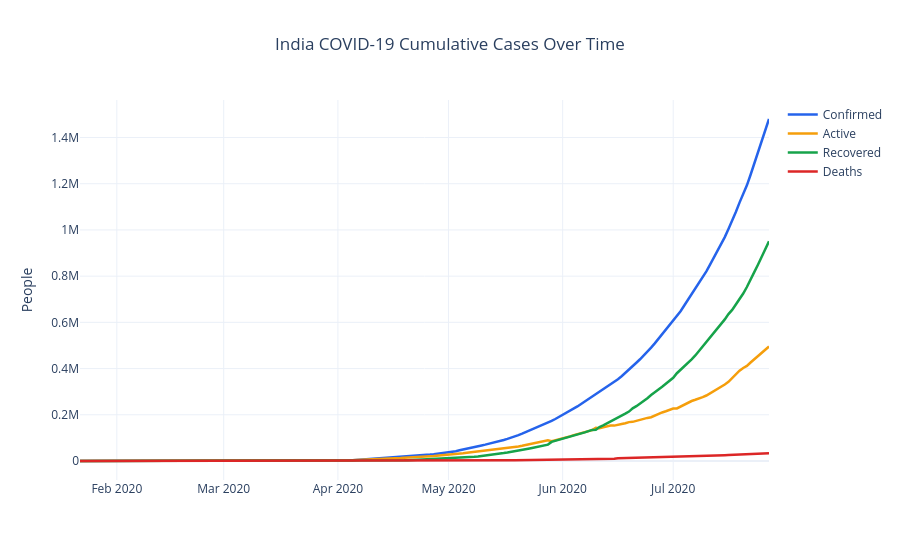

The notebook cell this image was saved under:
### Markdown cell above
## 5. India Deep-Dive

### Code cell
india = df[df['Country/Region'] == 'India'].groupby('Date')[['Confirmed', 'Deaths', 'Recovered', 'Active']].sum().sort_index()
india['New_Confirmed'] = india['Confirmed'].diff().fillna(india['Confirmed']).clip(lower=0)

fig = go.Figure()
for c in ['Confirmed', 'Active', 'Recovered', 'Deaths']:
    fig.add_trace(go.Scatter(x=india.index, y=india[c], name=c, line=dict(color=C[c], width=2.5)))
fig.update_layout(title='India COVID-19 Cumulative Cases Over Time', yaxis_title='People', title_x=0.5)
fig

### Figure 1 — Plotly figure (JSON) as saved in the notebook; plotly's stock layout.template omitted (floating-point values rounded to 4 significant figures; data arrays with more than 128 entries replaced by an {"elided": "..."} marker saying what was removed)
{"data": [{"line": {"color": "#2563eb", "width": 2.5}, "name": "Confirmed", "type": "scatter", "x": {"elided": "188 str values"}, "y": {"elided": "188 int values"}}, {"line": {"color": "#f59e0b", "width": 2.5}, "name": "Active", "type": "scatter", "x": {"elided": "188 str values"}, "y": {"elided": "188 int values"}}, {"line": {"color": "#16a34a", "width": 2.5}, "name": "Recovered", "type": "scatter", "x": {"elided": "188 str values"}, "y": {"elided": "188 int values"}}, {"line": {"color": "#dc2626", "width": 2.5}, "name": "Deaths", "type": "scatter", "x": {"elided": "188 str values"}, "y": {"elided": "188 int values"}}], "layout": {"title": {"text": "India COVID-19 Cumulative Cases Over Time", "x": 0.5}, "yaxis": {"title": {"text": "People"}}}}
